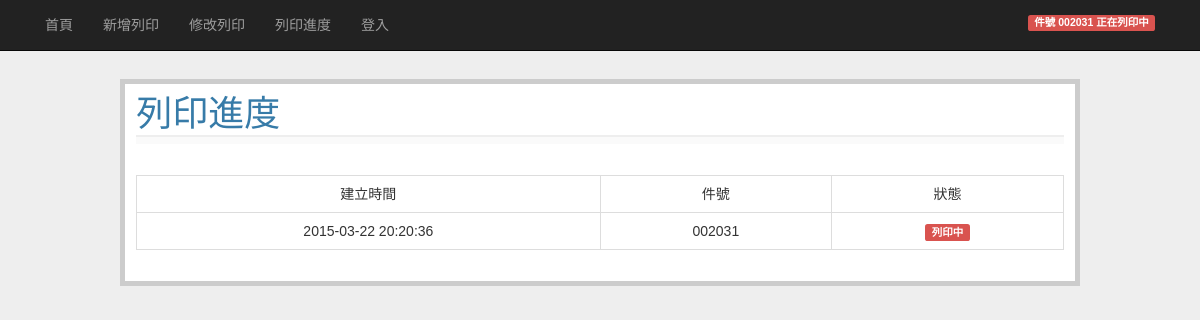
The page /show_print on the database as committed earlier.
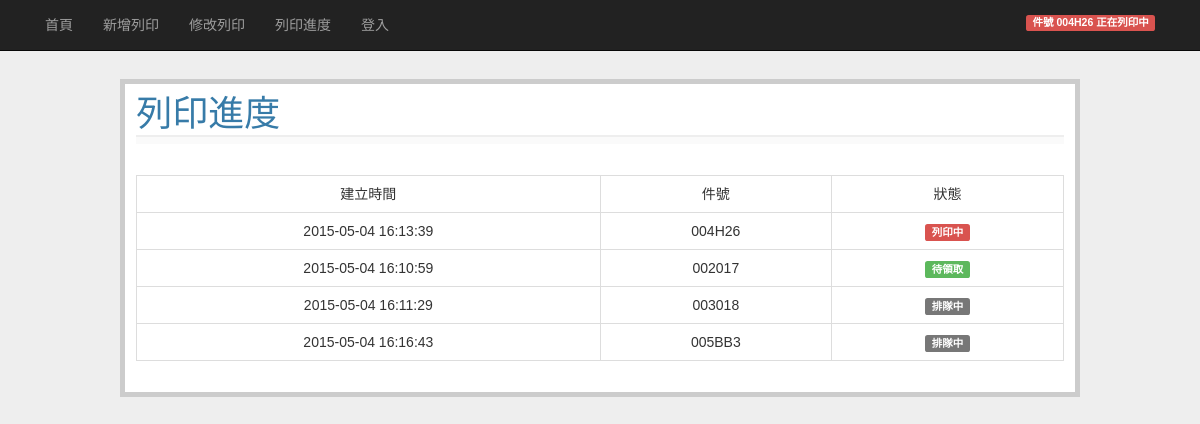
The same page on the database as committed later.
### tables this page shows
CREATE TABLE prints (
  id integer primary key autoincrement,
  create_time datetime default (datetime('now','localtime')),
  print_id CHAR(6) UNIQUE not null,
  stu_id CHAR(10) not null,
  name string not null,
  phone CHAR(10) not null,
  status int not null
);

### web_server.py (the view)
@app.route('/show_print')
def show_entries(grbl=0):
    title="列印進度"
    if not session.get('logged_in'):
        cur = g.db.execute('select create_time, print_id, stu_id, status from prints where status<>"4" order by status desc,create_time asc')
        entries = [dict(create_time=row[0],print_id=row[1],stu_id=row[2],status=row[3]) for row in cur.fetchall()]
    else:
        cur = g.db.execute('select create_time, print_id, stu_id, name, phone, status from prints where status<>"4" order by status desc,create_time asc')
        entries = [dict(create_time=row[0],print_id=row[1],stu_id=row[2],name=row[3],phone=row[4],status=row[5]) for row in cur.fetchall()]
    return render_template('show_entries.html', entries=entries,printnow=get_print_now_id(),title=title,grbl=grbl)

### web_server.py (called while the page is built)
def connect_db():
    return sqlite3.connect(app.config['DATABASE'])

def get_print_now_id():
    pt = g.db.execute('select print_id from prints where status=3')
    printnow=pt.fetchall()
    return printnow[0][0] if printnow else None

@app.before_request
def before_request():
    g.db = connect_db()

@app.teardown_request
def teardown_request(exception):
    db = getattr(g, 'db', None)
    if db is not None:
        db.close()

### templates/show_entries.html (shortened to what this page needs)
{% extends "layout.html" %}
{% block input %}
<br>
<table id="status" class="table table-bordered text-center">
  <tr>
    <td class="col-md-2">建立時間</td>
    <td class="col-md-1">件號</td>
    <td class="col-md-1">狀態</td>
  </tr>
{% for entry in entries %}
    <tr>
      <td Style="vertical-align:middle; height: auto;">{{ entry.create_time }}</td>
      <td Style="vertical-align:middle; height: auto;">{{ entry.print_id }}</td>
      <td Style="vertical-align:middle; height: auto;">
        <span class="label
        {% if entry.status==1 %}
           label-default ">排隊中</span>
        {% elif entry.status==3 %}
           label-danger">列印中</span>
        {% elif entry.status==2 %}
           label-success">待領取</span>
        {% elif entry.status==0 %}
           label-default">Creating</span>
        {% endif %}
      </td>
    </tr>
{% else %}
<tr>
  <td colspan='7'><em>尚未有任何列印佇列。</em></td>
</tr>
{% endfor %}
</table>
{% endblock %}

### templates/layout.html (shortened to what this page needs)
<!doctype html>
<head>
  <link href="{{ url_for('static', filename='css/bootstrap.css') }}" rel="stylesheet" media="screen">
  <link rel=stylesheet type=text/css href="{{ url_for('static', filename='style.css') }}">
</head>
<body>
  <nav class="navbar navbar-default navbar-static-top navbar-inverse" role="navigation">
    <div class="container">
      <span>
      <ul class="nav navbar-nav">
          <li><a href="{{ url_for('show_index') }}">首頁</a></li>
          <li><a href="{{ url_for('add_entry') }}">新增列印</a></li>
          <li><a href="{{ url_for('search_entry') }}">修改列印</a></li>
          <li><a href="{{ url_for('show_entries') }}">列印進度</a></li>
          <li>
            {% if not session.logged_in %}
              <a href="{{ url_for('login') }}">登入</a>
            {% else %}
              <a href="{{ url_for('logout') }}">登出</a>
            {% endif %}
          </li>
      </ul>
      </span>
      {% if printnow!=None %}
      <span class="label label-danger status-r-margin pull-right">  件號 {{ printnow }} 正在列印中</span>
      {% else %}
      <span class="label label-success status-r-margin pull-right">機器待命中</span>
      {% endif %}
    </div>
  </nav>
  <div class="row page">
    <h1>{{ title }}</h1>
    <div class=metanav>
    </div>
    {% block input %}{% endblock %}
  </div>
</body>

### static/style.css (style rules this page uses)
body { font-family: sans-serif; background: #eee; }
a, h1, h2 { color: #377ba8; }
h1, h2 { font-family: 'Georgia', serif; margin: 0; }
h1 { border-bottom: 2px solid #eee; }
.page { margin: 2em auto; width: 80%; border: 5px solid #ccc; padding: 0.8em; background: white; }
.metanav { text-align: right; font-size: 0.8em; padding: 0.3em; margin-bottom: 1em; background: #fafafa; }
.status-r-margin { margin: 15px; }

Rows that differ between the two databases and show on the page:
removed prints: print "002031", create_time "2015-03-22 20:20:36", print_id "002031", status "列印中"
added prints: print "004H26", create_time "2015-05-04 16:13:39", print_id "004H26", status "列印中"
added prints: create_time "2015-05-04 16:10:59", print_id "002017", status "待領取"
added prints: create_time "2015-05-04 16:11:29", print_id "003018", status "排隊中"
added prints: create_time "2015-05-04 16:16:43", print_id "005BB3", status "排隊中"
